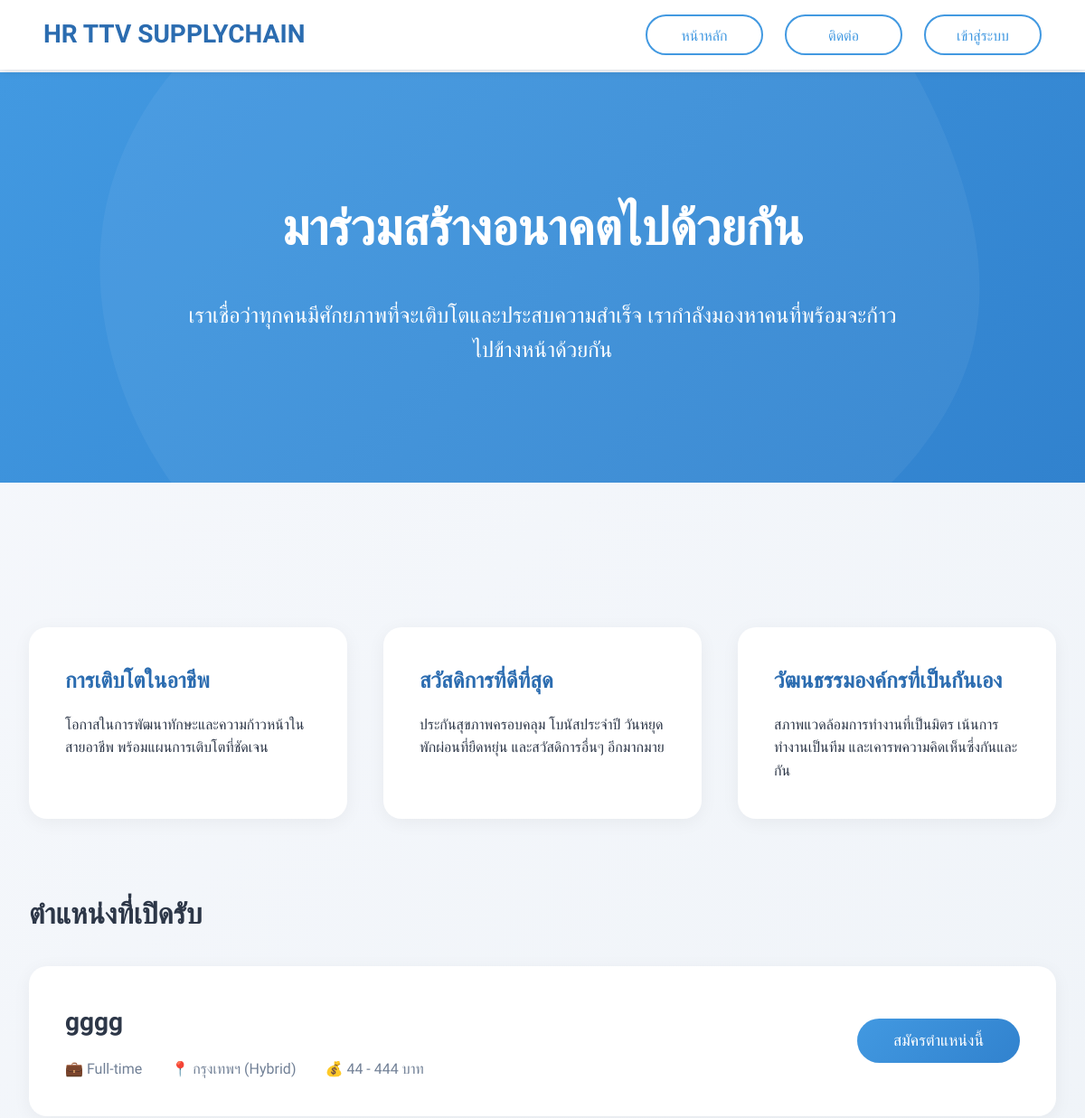
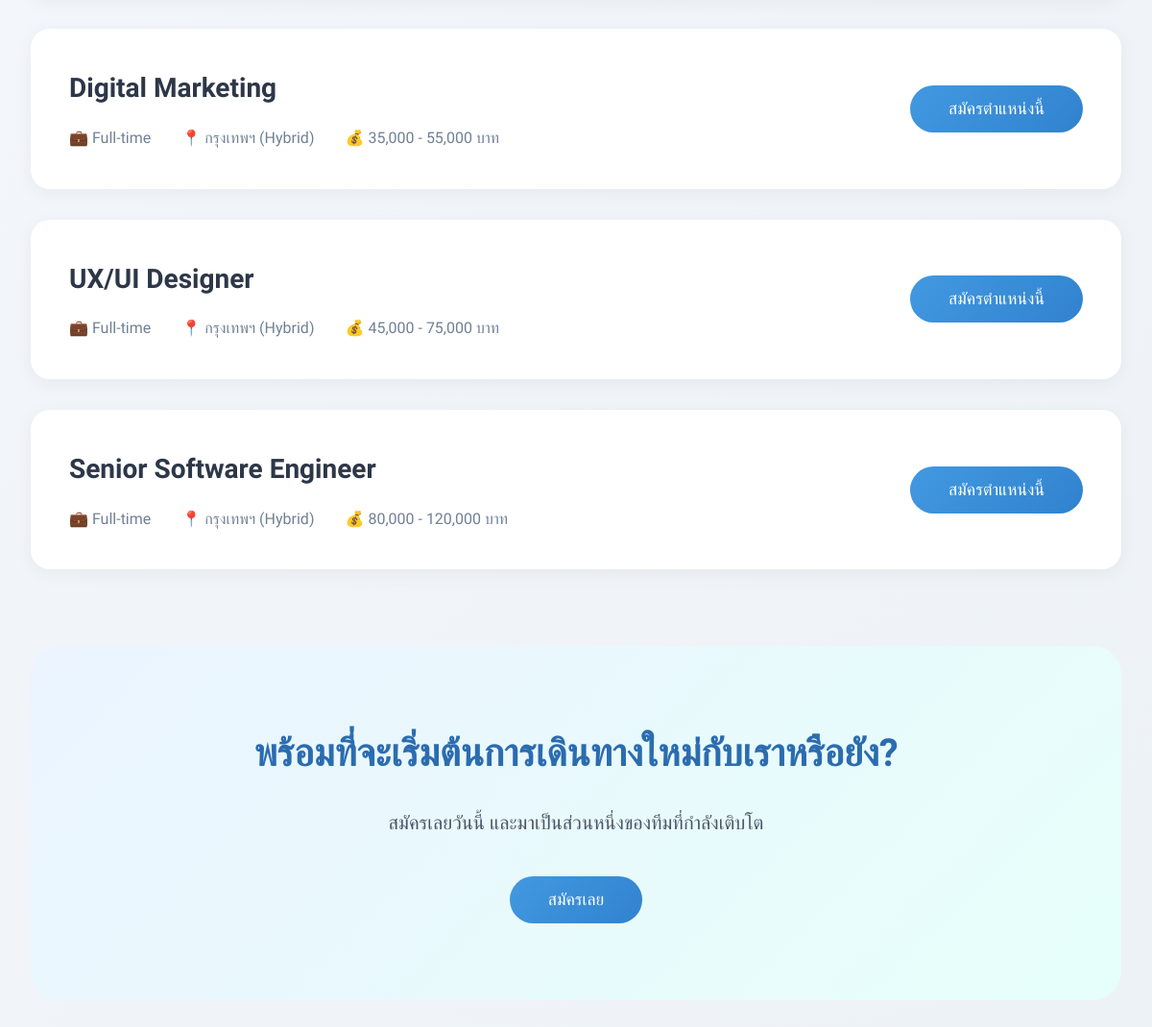
The page / on the database its author committed (2 pictures, top to bottom).
### tables this page shows
CREATE TABLE `positions` (
  `id` int(11) NOT NULL,
  `title` varchar(100) NOT NULL,
  `department` varchar(100) NOT NULL,
  `description` text DEFAULT NULL,
  `requirements` text DEFAULT NULL,
  `salary_min` int(11) DEFAULT NULL,
  `salary_max` int(11) DEFAULT NULL,
  `location` varchar(100) DEFAULT NULL,
  `type` enum('Full-time','Part-time','Contract','Internship') DEFAULT 'Full-time',
  `status` enum('open','closed','draft') DEFAULT 'draft',
  `created_at` timestamp NOT NULL DEFAULT current_timestamp(),
  `updated_at` timestamp NOT NULL DEFAULT current_timestamp() ON UPDATE current_timestamp(),
  `created_by` int(11) DEFAULT NULL,
  `updated_by` int(11) DEFAULT NULL
);

### index.php (the view, shortened to what this page needs)
<?php
require_once 'config.php';
$sql = "SELECT id, title, type, location, salary_min, salary_max FROM positions WHERE status = 'open' ORDER BY id DESC";
$result = $conn->query($sql);
$positions = [];
if ($result && $result->num_rows > 0) {
    while ($row = $result->fetch_assoc()) {
        $salary = number_format($row['salary_min']) . ' - ' . number_format($row['salary_max']) . ' บาท';
        $positions[] = [
            'id' => $row['id'],
            'title' => $row['title'],
            'type' => $row['type'],
            'location' => $row['location'] . ' (Hybrid)',
            'salary' => $salary
        ];
    }
}
?>
<!DOCTYPE html>
<html lang="th">
<head>
</head>
<body>
    <nav class="navbar">
        <div class="nav-container">
            <a href="index.php" class="logo">HR TTV SUPPLYCHAIN</a>
            <?php if (isset($_SESSION['user_id'])): ?>
                <div class="user-info-wrapper">
                    <div class="user-info-toggle" id="userInfoToggle">
                        <div class="user-avatar">
                            <?php echo substr($_SESSION['user_name'], 0, 1); ?>
                        </div>
                        <span>ยินดีต้อนรับ, <?php echo $_SESSION['user_name']; ?></span>
                    </div>
                    <div class="user-dropdown" id="userDropdown">
                        <ul>
                            <li><a href="index.php">หน้าหลัก</a></li>
                            <?php if (isset($_SESSION['user_role']) && $_SESSION['user_role'] === 'admin'): ?>
                                <li><a href="admin/dashboard.php">แดชบอร์ด</a></li>
                            <?php else: ?>
                                <li><a href="user/dashboard.php">แดชบอร์ด</a></li>
                            <?php endif; ?>
                            <li><a href="contact.php">ติดต่อ</a></li>
                            <li><a href="logout.php">ออกจากระบบ</a></li>
                        </ul>
                    </div>
                </div>
            <?php else: ?>
                <ul class="nav-menu" id="navMenu">
                    <li><a href="index.php">หน้าหลัก</a></li>
                    <li><a href="contact.php">ติดต่อ</a></li>
                    <li><button onclick="showLoginModal()">เข้าสู่ระบบ</button></li>
                </ul>
            <?php endif; ?>
        </div>
    </nav>
    <section class="hero">
        <h1>มาร่วมสร้างอนาคตไปด้วยกัน</h1>
        <p>เราเชื่อว่าทุกคนมีศักยภาพที่จะเติบโตและประสบความสำเร็จ เรากำลังมองหาคนที่พร้อมจะก้าวไปข้างหน้าด้วยกัน</p>
    </section>
    <div class="container">
        <div class="benefits">
            <?php
                $benefits = [
                    [
                        'title' => 'การเติบโตในอาชีพ',
                        'desc' => 'โอกาสในการพัฒนาทักษะและความก้าวหน้าในสายอาชีพ พร้อมแผนการเติบโตที่ชัดเจน'
                    ],
                    [
                        'title' => 'สวัสดิการที่ดีที่สุด',
                        'desc' => 'ประกันสุขภาพครอบคลุม โบนัสประจำปี วันหยุดพักผ่อนที่ยืดหยุ่น และสวัสดิการอื่นๆ อีกมากมาย'
                    ],
                    [
                        'title' => 'วัฒนธรรมองค์กรที่เป็นกันเอง',
                        'desc' => 'สภาพแวดล้อมการทำงานที่เป็นมิตร เน้นการทำงานเป็นทีม และเคารพความคิดเห็นซึ่งกันและกัน'
                    ]
                ];
                foreach ($benefits as $benefit) {
                    echo '<div class="benefit-card">';
                    echo '<h3>' . $benefit['title'] . '</h3>';
                    echo '<p>' . $benefit['desc'] . '</p>';
                    echo '</div>';
                }
            ?>
        </div>
        <div id="positions" class="positions">
            <h2>ตำแหน่งที่เปิดรับ</h2>
            <?php
            if (!empty($positions)) {
                foreach ($positions as $position) {
                    echo '<div class="position-card">';
                    echo '<div class="position-info">';
                    echo '<h3>' . htmlspecialchars($position['title']) . '</h3>';
                    echo '<div class="position-meta">';
                    echo '<span>💼 ' . htmlspecialchars($position['type']) . '</span>';
                    echo '<span>📍 ' . htmlspecialchars($position['location']) . '</span>';
                    echo '<span>💰 ' . htmlspecialchars($position['salary']) . '</span>';
                    echo '</div>';
                    echo '</div>';
                    if (isset($_SESSION['user_id'])) {
                        echo '<a href="apply.php?position_id=' . $position['id'] . '" class="apply-btn">สมัครตำแหน่งนี้</a>';
                    } else {
                        echo '<button onclick="showLoginModal()" class="apply-btn">สมัครตำแหน่งนี้</button>';
                    }
                    echo '</div>';
                }
            }
            ?>
        </div>
        <div class="cta-section">
            <h2>พร้อมที่จะเริ่มต้นการเดินทางใหม่กับเราหรือยัง?</h2>
            <p>สมัครเลยวันนี้ และมาเป็นส่วนหนึ่งของทีมที่กำลังเติบโต</p>
            <?php if (isset($_SESSION['user_id'])): ?>
                <a href="#positions" class="apply-btn">ดูตำแหน่งงานทั้งหมด</a>
            <?php else: ?>
                <button onclick="showLoginModal()" class="apply-btn">สมัครเลย</button>
            <?php endif; ?>
        </div>
    </div>
</body>
</html>

### rows shown on the page
positions: title "gggg", type "Full-time", location "กรุงเทพฯ (Hybrid)", salary "44 - 444 บาท"
positions: title "Digital Marketing", type "Full-time", location "กรุงเทพฯ (Hybrid)", salary "35,000 - 55,000 บาท"
positions: title "UX/UI Designer", type "Full-time", location "กรุงเทพฯ (Hybrid)", salary "45,000 - 75,000 บาท"
positions: title "Senior Software Engineer", type "Full-time", location "กรุงเทพฯ (Hybrid)", salary "80,000 - 120,000 บาท"

### other values the page prints
$benefit['title'] "การเติบโตในอาชีพ"
$benefit['desc'] "โอกาสในการพัฒนาทักษะและความก้าวหน้าในสายอาชีพ พร้อมแผนการเติบโตที่ชัดเจน"
$benefit['title'] "สวัสดิการที่ดีที่สุด"
$benefit['desc'] "ประกันสุขภาพครอบคลุม โบนัสประจำปี วันหยุดพักผ่อนที่ยืดหยุ่น และสวัสดิการอื่นๆ อีกมากมาย"
$benefit['title'] "วัฒนธรรมองค์กรที่เป็นกันเอง"
$benefit['desc'] "สภาพแวดล้อมการทำงานที่เป็นมิตร เน้นการทำงานเป็นทีม และเคารพความคิดเห็นซึ่งกันและกัน"
